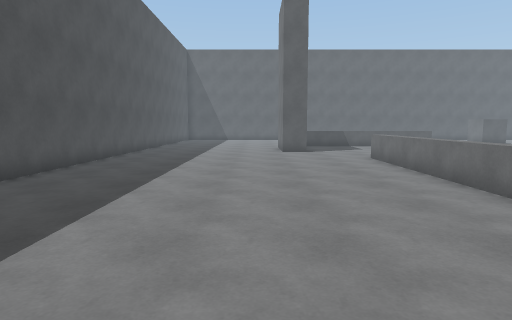
view 1 (above)

20 first-person views from a walk through a Unity game level. The camera is 1.4 m above the floor, tilts 6° down and sees 75° across. The floor is counted in squares, 1 m on a side. Each view is taken from the middle of a square. On the plan, view 1 faces up. The plan holds only what a view shows up to about 15 squares ahead; the rest is blank.

view 2
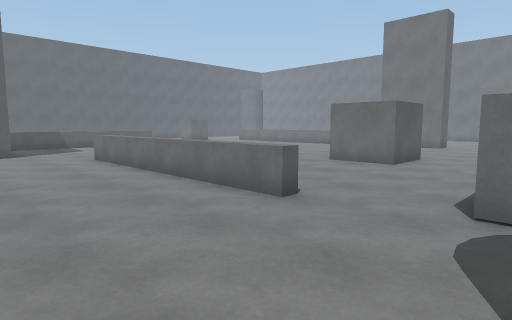

view 3
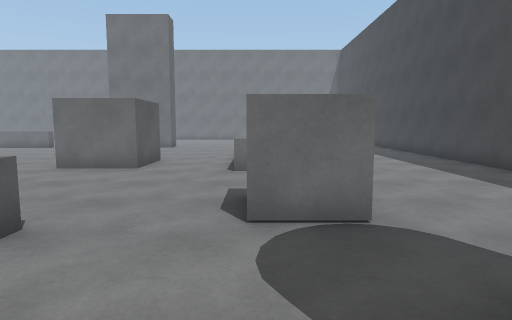

view 4
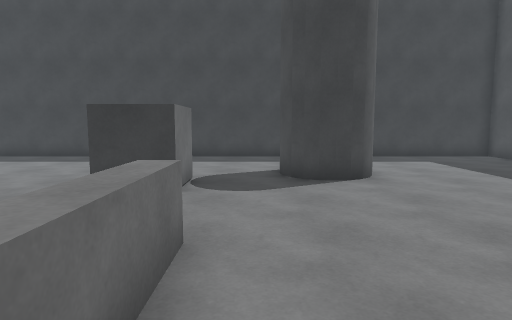

view 5
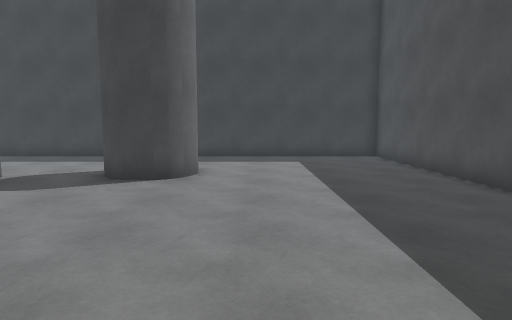

view 6
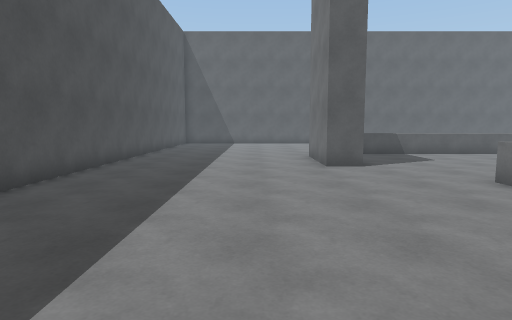

view 7
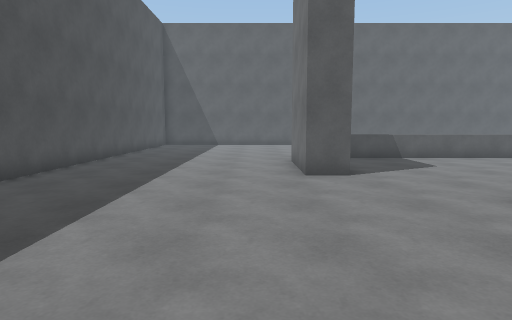

view 8
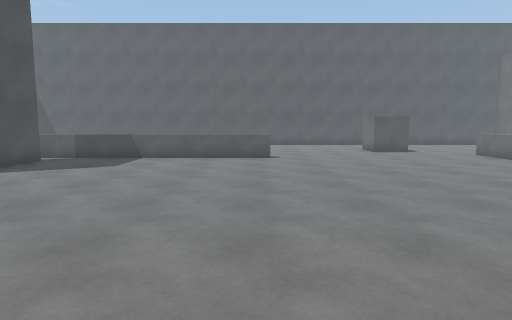

view 9
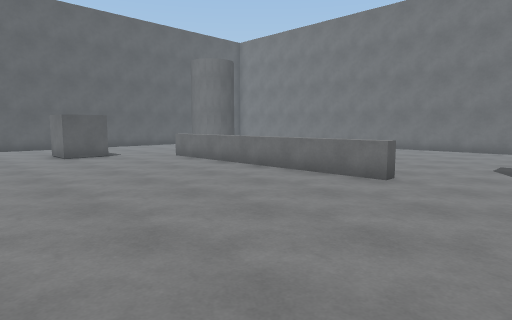

view 10
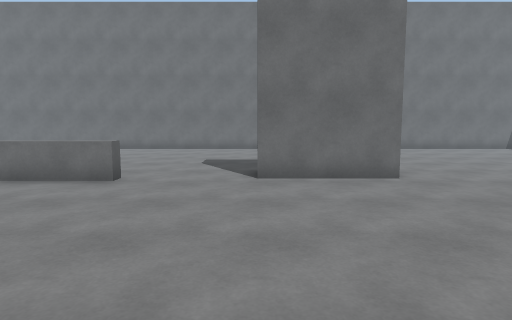

view 11
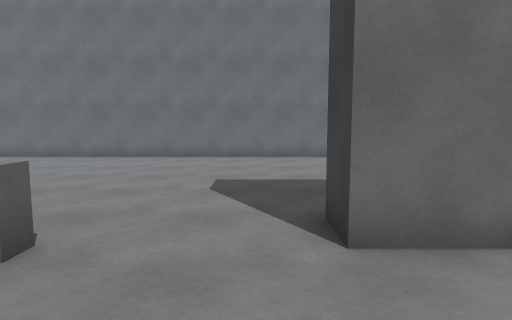

view 12
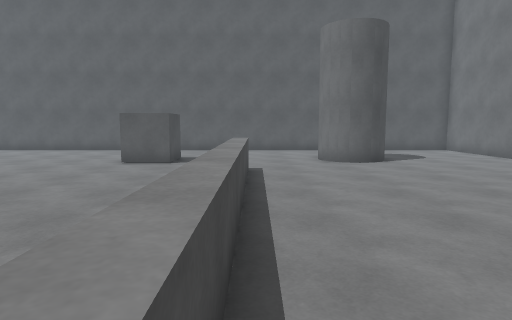

view 13
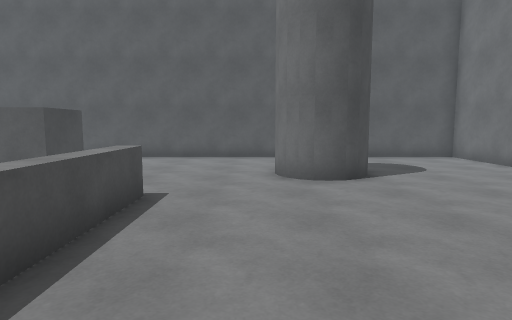

view 14
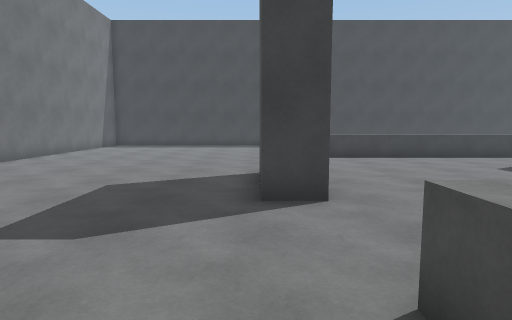

view 15
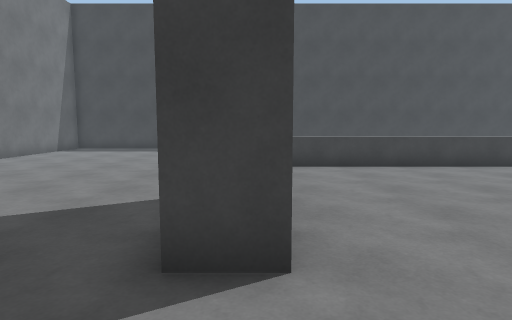

view 16
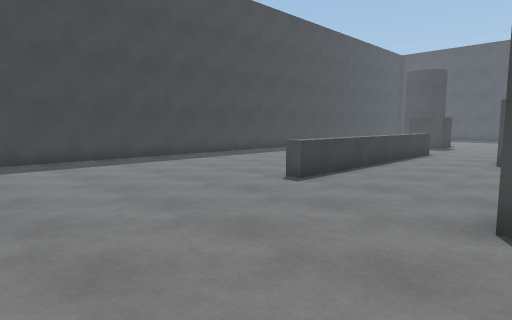

view 17
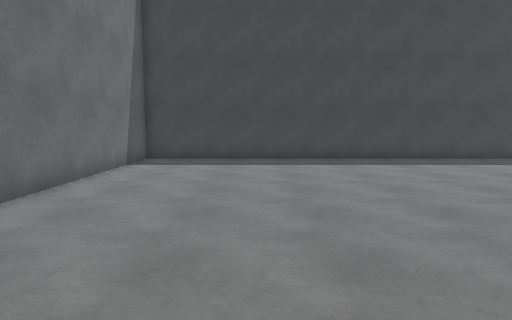

view 18
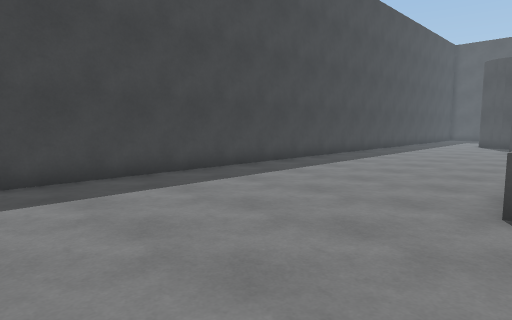

view 19
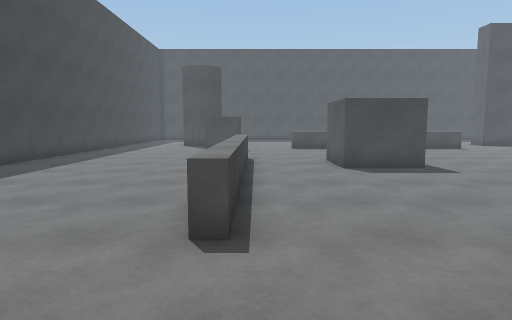

view 20
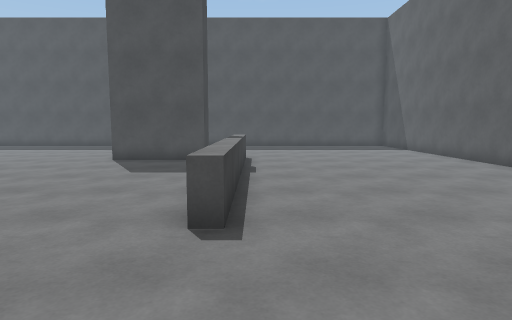

### Floor plan
Key: @ floor where view 1 was taken; # wall or solid block; x gap in a wall; . floor; = window, fence, low wall or low ledge; ^ raised ledge; C cube.
Columns run from 6 left of view 1 to 33 right of it. Each row starts with its distance up from view 1.
 32        #####          ##########   #####
 31        ......            .......   ....#
 30        .......            ......   ....#
 29        .........          ......  .....#
 28        ................  ......   .....#
 27        ................C C ....#  .....#
 26        ................C C ....###.....
 25        ................CC. ...........
 24        ..............................
 23 #..........................^^........
 22 #.......^^^^^^^^^^.........^^.......  .#
 21 #.......x..................^^......  ..#
 20 #.......#..................^^......  ..#
 19 #.......#..................^^.....  ...#
 18 #.......#..................^^..........#
 17 #..........................^^..........#
 16 #..........................^^..........#
 15 #..........................^^..........#
 14 #..........=...............^^..........#
 13 #..........= ..........................#
 12 #..........=  .........................#
 11 #..........=  .........................#
 10 #..........=   .............##.........#
  9 #..........=     ...........##.........#
  8 #..........=    ............##.........#
  7  ..........=   ...###.......##.......
  6  ..........= .....###.......##........
  5   .........=......###.................
  4   .........=...........................
  3  ......................................#
  2  ..........................=...........#
  1 #...........CC....^^^^^^^^^=...........#
  0 #.....@.....C  ........................#
 -1 #......###..C .........................#
 -2 #......###.............................#
 -3 #....... ..............................#
 -4 #....... ..............................#
 -5 #....... ..............................#
 -6 #....... ..............................#
 -7 ########################################

Where each view was taken, in squares from view 1:
view 1: 0 up, 0 right, facing up
view 2: 0 up, 0 right, facing up-right
view 3: 1 up, 1 right, facing right
view 4: 8 up, 4 right, facing down
view 5: 8 up, 1 left, facing down
view 6: 6 up, 1 left, facing up
view 7: 8 up, 0 right, facing up
view 8: 8 up, 11 right, facing up
view 9: 10 up, 13 right, facing up-right
view 10: 10 up, 13 right, facing right
view 11: 11 up, 18 right, facing right
view 12: 13 up, 22 right, facing up
view 13: 17 up, 24 right, facing up
view 14: 16 up, 23 right, facing down
view 15: 13 up, 22 right, facing down
view 16: 7 up, 28 right, facing down-left
view 17: 7 up, 28 right, facing down
view 18: 2 up, 27 right, facing down-left
view 19: 2 up, 25 right, facing left
view 20: 23 up, 16 right, facing left
